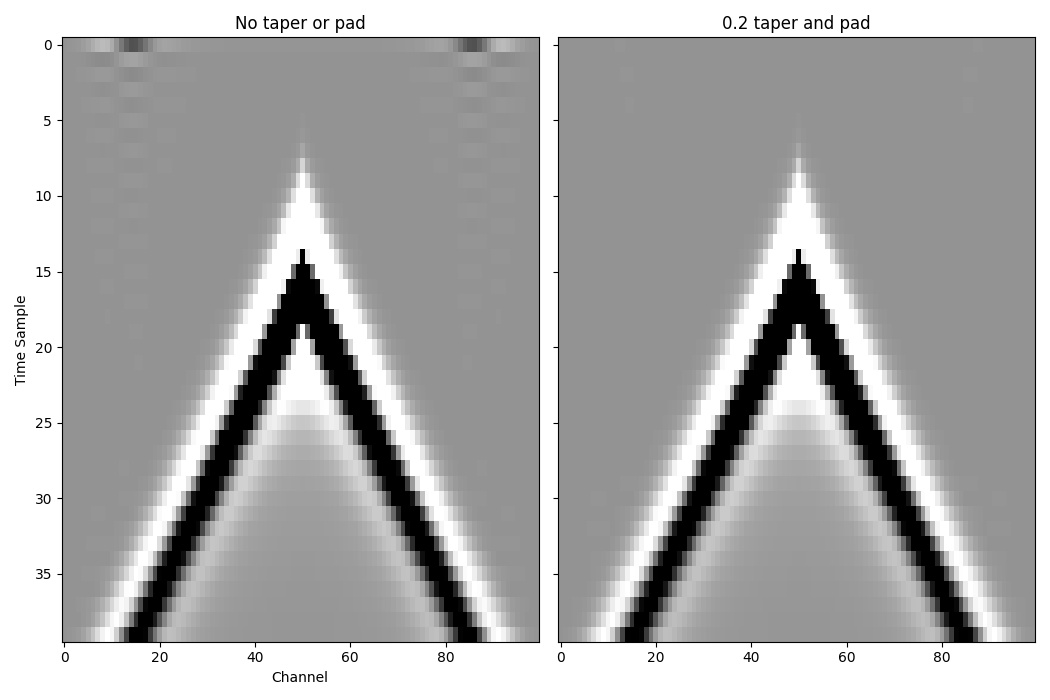

Here is the Python script that generated this plot:
"""Demonstrates frequency tapering and time padding to reduce artefacts.

Results with and without tapering and padding are compared to show the
reduction in wraparound and ringing artefacts in receiver data.
"""

import matplotlib.pyplot as plt
import torch

import deepwave
from deepwave import scalar

device = torch.device("cuda" if torch.cuda.is_available() else "cpu")
ny = 20
nx = 100
dx = 4.0
v = torch.ones(ny, nx, device=device) * 1500

freq = 25
nt = 40
dt = 0.004
peak_time = 1.5 / freq

# receiver_locations
receiver_locations = torch.zeros(1, nx, 2, dtype=torch.long, device=device)
receiver_locations[:, :, 1] = torch.arange(nx)

# source_locations
source_locations = (
    torch.tensor([0, nx // 2]).long().to(device).reshape(1, 1, 2)
)

# source_amplitudes
source_amplitudes = (
    deepwave.wavelets.ricker(freq, nt, dt, peak_time)
    .reshape(1, 1, -1)
    .to(device)
)

# Propagate
out = scalar(
    v,
    dx,
    dt,
    source_amplitudes=source_amplitudes,
    source_locations=source_locations,
    receiver_locations=receiver_locations,
    pml_freq=freq,
)
receiver_amplitudes_1 = out[-1][0].detach().clone()

# Propagate with taper and pad
out = scalar(
    v,
    dx,
    dt,
    source_amplitudes=source_amplitudes,
    source_locations=source_locations,
    receiver_locations=receiver_locations,
    pml_freq=freq,
    freq_taper_frac=0.2,
    time_pad_frac=0.2,
)
receiver_amplitudes_2 = out[-1][0].detach().clone()

# Plot receiver amplitudes
vmin, vmax = torch.quantile(
    receiver_amplitudes_1,
    torch.tensor([0.05, 0.95]).to(device),
)
_, ax = plt.subplots(1, 2, figsize=(10.5, 7), sharex=True, sharey=True)
ax[0].imshow(
    receiver_amplitudes_1.cpu().T,
    aspect="auto",
    cmap="gray",
    vmin=vmin,
    vmax=vmax,
)
ax[0].set_xlabel("Channel")
ax[0].set_ylabel("Time Sample")
ax[0].set_title("No taper or pad")
ax[1].imshow(
    receiver_amplitudes_2.cpu().T,
    aspect="auto",
    cmap="gray",
    vmin=vmin,
    vmax=vmax,
)
ax[1].set_title("0.2 taper and pad")
plt.tight_layout()
plt.savefig("example_taper_and_pad.jpg")
